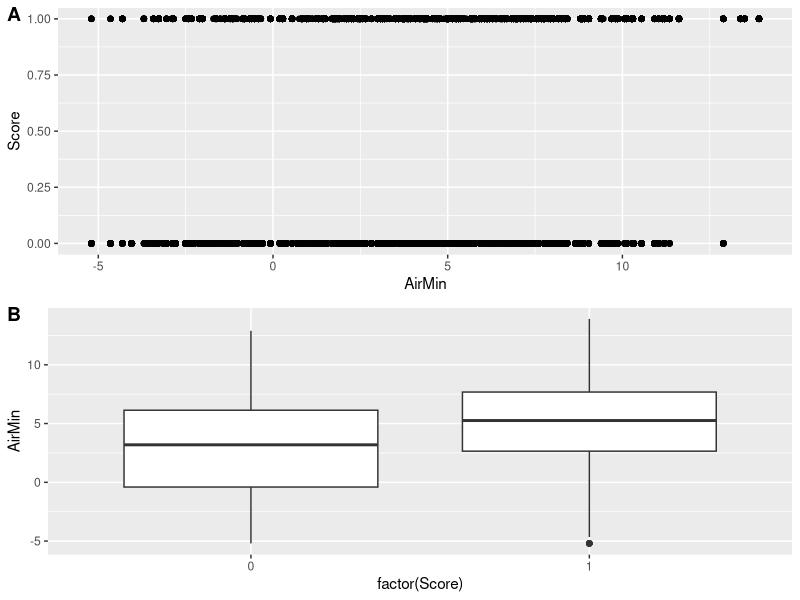
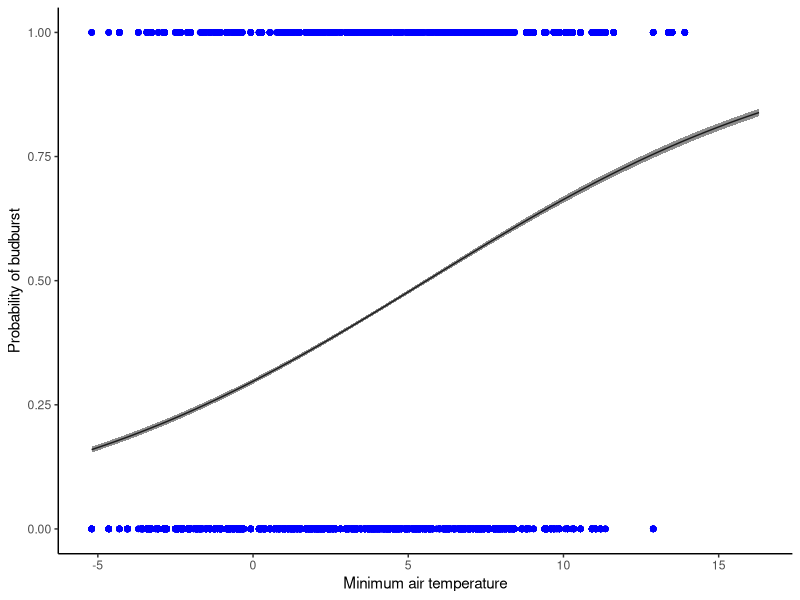

Write R code to recreate these figures, in order.
# set environment and read in data
rm(list=ls())
girth<-read.csv("../data/girth.csv")
#head(girth)
pheno<-read.csv("../data/phenology.csv")
#head(pheno)
trees<-read.csv("../data/trees.csv")
#head(trees)
silweather<-read.csv("../data/SilwoodWeatherDaily.csv")
#head(silweather)




# line up date in silweather to match with data, then merge
for (i in 1:nrow(silweather)){
  silweather$TIMESTAMP[i] <- gsub(pattern = " 9:00", x=silweather$TIMESTAMP[i], replacement="")
}
silweather$Date<-silweather$TIMESTAMP
silweather$TIMESTAMP<-NULL
data<-merge(pheno, silweather, by="Date")



# remove <> from scores and turn them into numbers
data$Score <- gsub("[<>]", "", data$Score)
data$Score<- as.numeric(data$Score)
# remove outliers and nas
data <- data[data$Score <= 6, ]
data <- data[is.na(data$Score)==F, ]






# check out data
#hist(data$Air_Temp..Deg.C...Smp.)
#hist(data$Grass_Temp..Deg.C...Smp.)
#hist(data$Soil_Temp_2in...Deg.C...Smp.)
#hist(data$Soil_Temp_4in...Deg.C...Smp.)
#hist(data$Air_Temp_Max...Deg.C...Max.)
#hist(data$Air_Temp_Min...Deg.C...Min.)
#hist(data$Grass_Temp_Max..Deg.C...Max.)
#hist(data$Grass_Temp_Min..Deg.C...Min.)
#hist(data$Rain_mm_Tot...mm...Tot.)


data$remarks=NULL
colSums(is.na(data))
data<-na.omit(data)






data2<-data[c(1,4,7,10,11,13,14)]

# renaming columns
names(data2)[3]<-"GrassTemp"
names(data2)[4]<-"AirMax"
names(data2)[5]<-"AirMin"
names(data2)[6]<-"GrassMin"
names(data2)[7]<-"Rain"

# create column month for which month each data point is in
# they are all between 04 and 06
data2$Date<-as.Date(data2$Date, format = "%d/%m/%Y")
data2$month <- NA
for (i in 1:nrow(data2)){
  data2$month[i] <- format(data2$Date[i], "%m")
}






data2$week<-NA
for (i in 1:nrow(data2)) {
  day <- as.integer(format(data2$Date[i], "%d"))
  if (data2$month[i]=="03"){
    data2$week[i] <- ifelse(day <= 7, 1,
                            ifelse(day <= 15, 2,
                                   ifelse(day <= 23, 3, 4)))
  }
  if (data2$month[i]=="04"){
    data2$week[i] <- ifelse(day <= 7, 5,
                            ifelse(day <= 15, 6,
                                   ifelse(day <= 23, 7, 8)))
  }
  if (data2$month[i]=="05"){
    data2$week[i] <- ifelse(day <= 7, 9,
                            ifelse(day <= 15, 10,
                                   ifelse(day <= 23, 11, 12)))
  }
  if (data2$month[i]=="06"){
    data2$week[i] <- ifelse(day <= 7, 13,
                            ifelse(day <= 15, 14,
                                   ifelse(day <= 23, 15, 16)))
  }
}

require(dplyr)
data2 <- data2 %>% filter(week %in% c("3", "4", "5", "6", "7", "8", "9", "10"))

# change scores to be binary
for (i in 1:nrow(data2)) {
  if (data2$Score[i] %in% c("1","2", "3")){
    data2$Score[i] = 0
  }
}
for (i in 1:nrow(data2)) {
  if (data2$Score[i] %in% c("4", "5", "6")){
    data2$Score[i] = 1
  }
}


# plots
require(ggplot2)
require(ggpubr)
scatterplot<-ggplot(data2, aes(x=AirMin, y=Score))+
  geom_point()
boxplot<-ggplot(data2, aes(x=factor(Score),y=AirMin))+
  geom_boxplot()
ggarrange(scatterplot, boxplot, labels=c("A","B"), ncol=1, nrow=2)

# Convert 'Score' to a logical binary variable
#data2$Score <- as.logical(data2$Score)
# Convert 'Score' to a factor with levels "0" and "1"
#data2$Score <- factor(data2$Score, levels = c(0, 1), labels = c(TRUE, FALSE))

m1<-glm(Score~AirMin, data=data2, family="binomial")
summary(m1)
anova(m1,test="Chisq")

range(data2$AirMin)
new_data<-data.frame(AirMin=seq(from=-5.2, to=16.3, length=100))
predictions<- predict(m1, newdata = new_data, type = "link", se.fit = TRUE)
new_data$pred<- predictions$fit
new_data$se<- predictions$se.fit
new_data$upperCI<- new_data$pred+(new_data$se*1.96)
new_data$lowerCI<- new_data$pred-(new_data$se*1.96)

ggplot(new_data, aes(x=AirMin, y=plogis(pred)))+ 
  geom_line(col="black")+
  geom_point(data2, mapping = aes(x=AirMin, y=Score), col="blue")+
  geom_ribbon(aes(ymin=plogis(lowerCI), ymax=plogis(upperCI), alpha=0.2), show.legend = FALSE)+ 
  labs(y="Probability of budburst", x="Minimum air temperature")+
  theme_classic()

